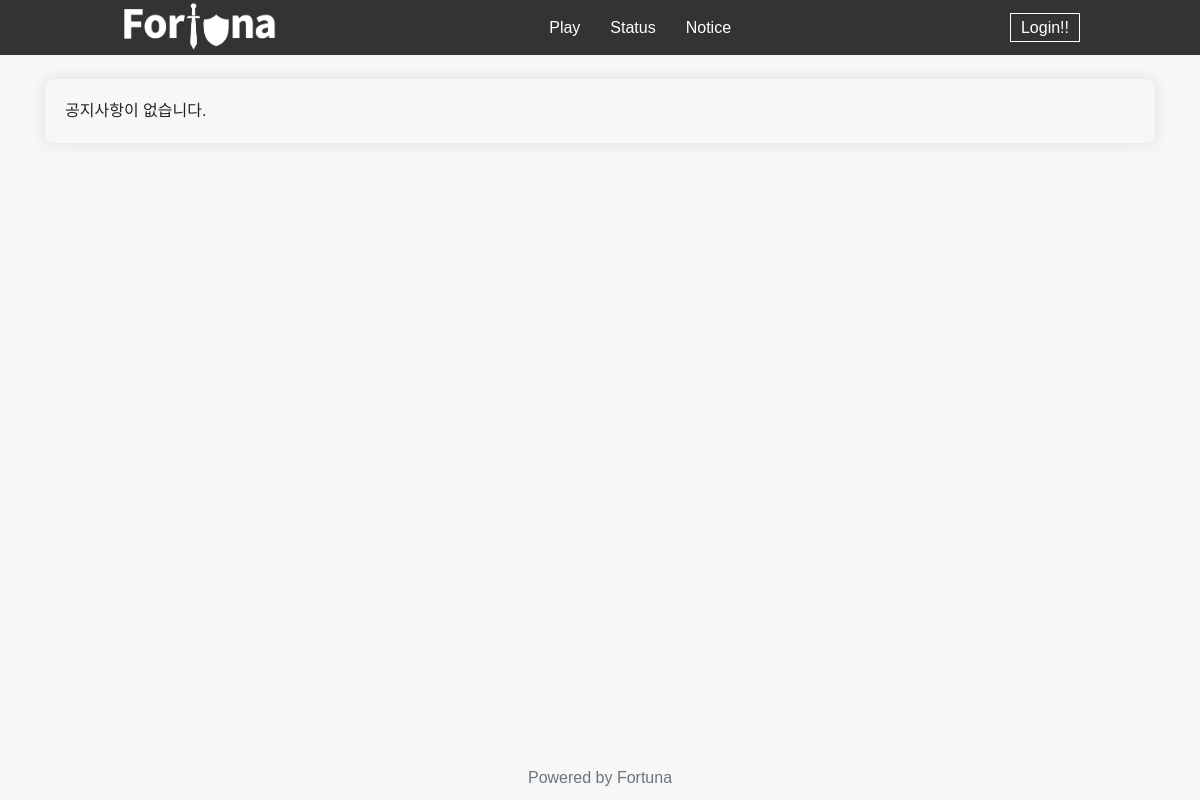
Before: /notice/ with the older database file.
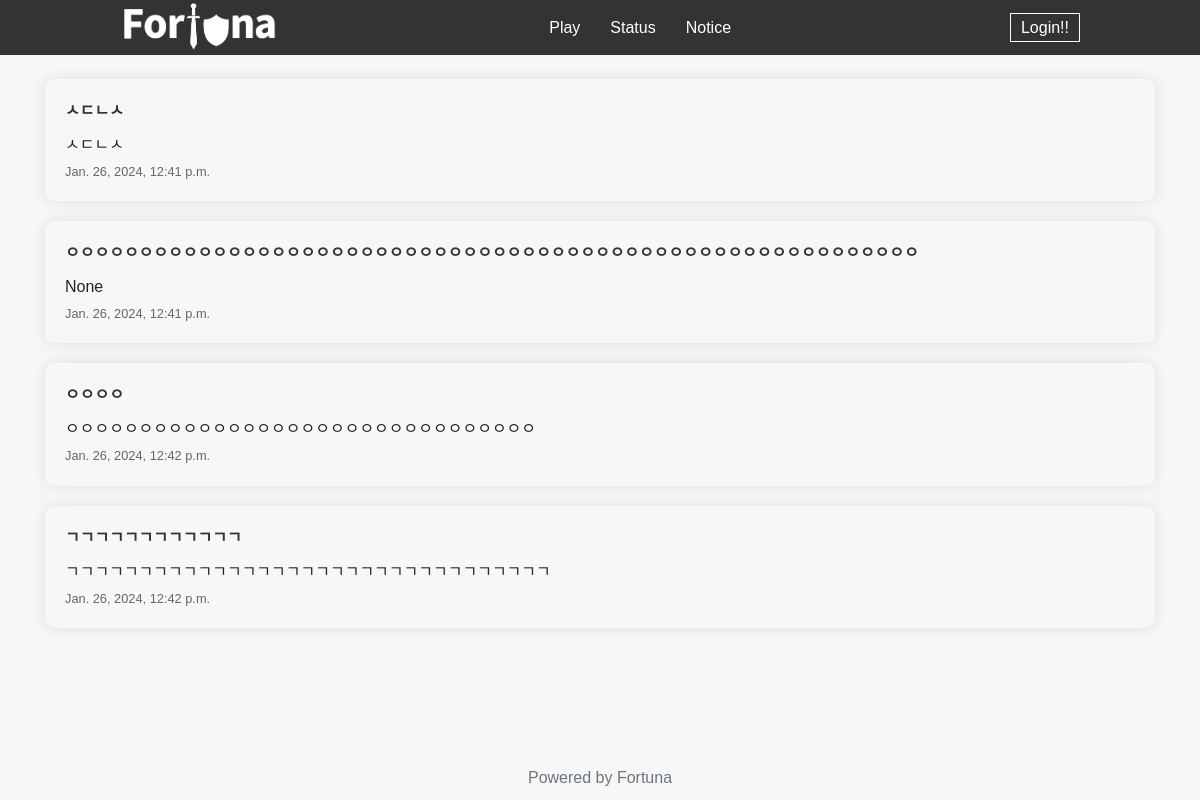
After: the same page with the newer database file.
### notice/models.py (models this page shows, shortened)
class Notices(models.Model):
    created_at = models.DateTimeField(auto_now_add=True)
    title = models.CharField(max_length=255, null=True, blank=True)
    content = models.CharField(max_length=255, null=True, blank=True)

### notice/views.py (the view)
# urls.py: path('', views.notice_view, name='notice'),
def notice_view(request):
    notices = Notices.objects.all()
    return render(request, 'notice/notice.html', {'notices': notices})

### templates/notice/notice.html (shortened to what this page needs)
{% extends 'base.html' %}
{% block content %}
<div class="container">
    {% for notice in notices %}
    <div class="notice-box">
        <div class="notice-title">{{ notice.title }}</div>
        <div class="notice-content">{{ notice.content }}</div>
        <div class="notice-date">{{ notice.created_at }}</div>
    </div>
    {% empty %}
    <div class="notice-box">
        <div>공지사항이 없습니다.</div>
    </div>
    {% endfor %}
</div>
{% endblock content %}

Changed rows visible on the page:
added Notices: title "ㅅㄷㄴㅅ", content "ㅅㄷㄴㅅ", created_at "Jan. 26, 2024, 12:41 p.m."
added Notices: title "ㅇㅇㅇㅇㅇㅇㅇㅇㅇㅇㅇㅇㅇㅇㅇㅇㅇㅇㅇㅇㅇㅇㅇㅇㅇㅇㅇㅇㅇㅇㅇㅇㅇㅇㅇㅇㅇㅇㅇㅇㅇㅇㅇㅇㅇㅇㅇㅇㅇㅇㅇㅇㅇㅇㅇㅇㅇㅇ", content "None", created_at "Jan. 26, 2024, 12:41 p.m."
added Notices: title "ㅇㅇㅇㅇ", content "ㅇㅇㅇㅇㅇㅇㅇㅇㅇㅇㅇㅇㅇㅇㅇㅇㅇㅇㅇㅇㅇㅇㅇㅇㅇㅇㅇㅇㅇㅇㅇㅇ", created_at "Jan. 26, 2024, 12:42 p.m."
added Notices: title "ㄱㄱㄱㄱㄱㄱㄱㄱㄱㄱㄱㄱ", content "ㄱㄱㄱㄱㄱㄱㄱㄱㄱㄱㄱㄱㄱㄱㄱㄱㄱㄱㄱㄱㄱㄱㄱㄱㄱㄱㄱㄱㄱㄱㄱㄱㄱ", created_at "Jan. 26, 2024, 12:42 p.m."
Other visible differences:
text no longer shown: "공지사항이 없습니다."
